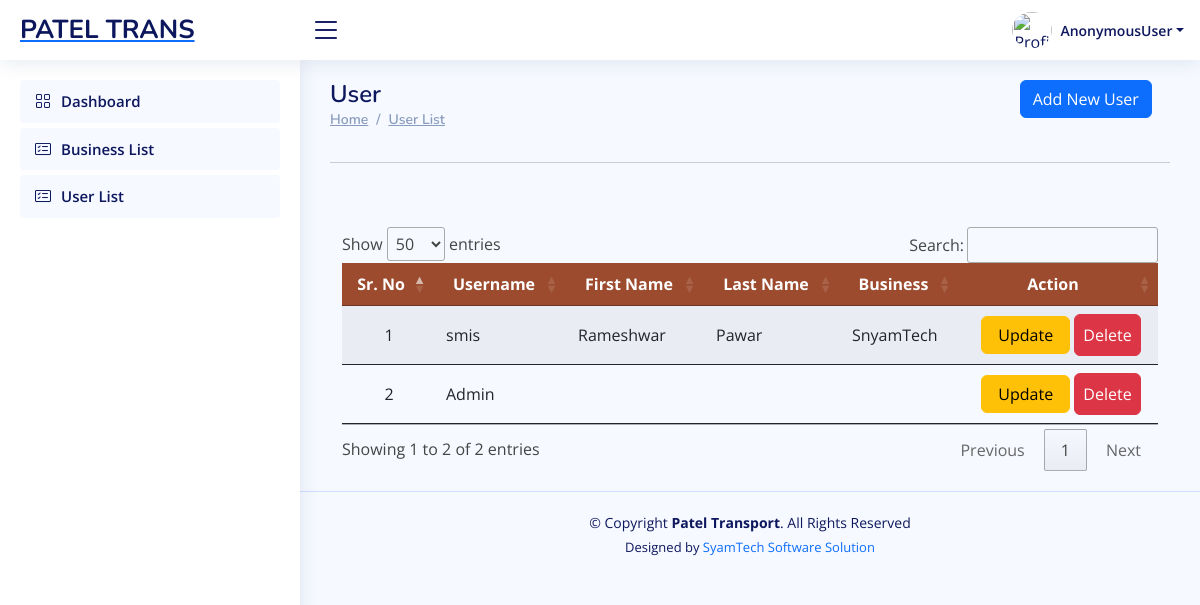
Page /developer/user_list/ on the earlier database version.
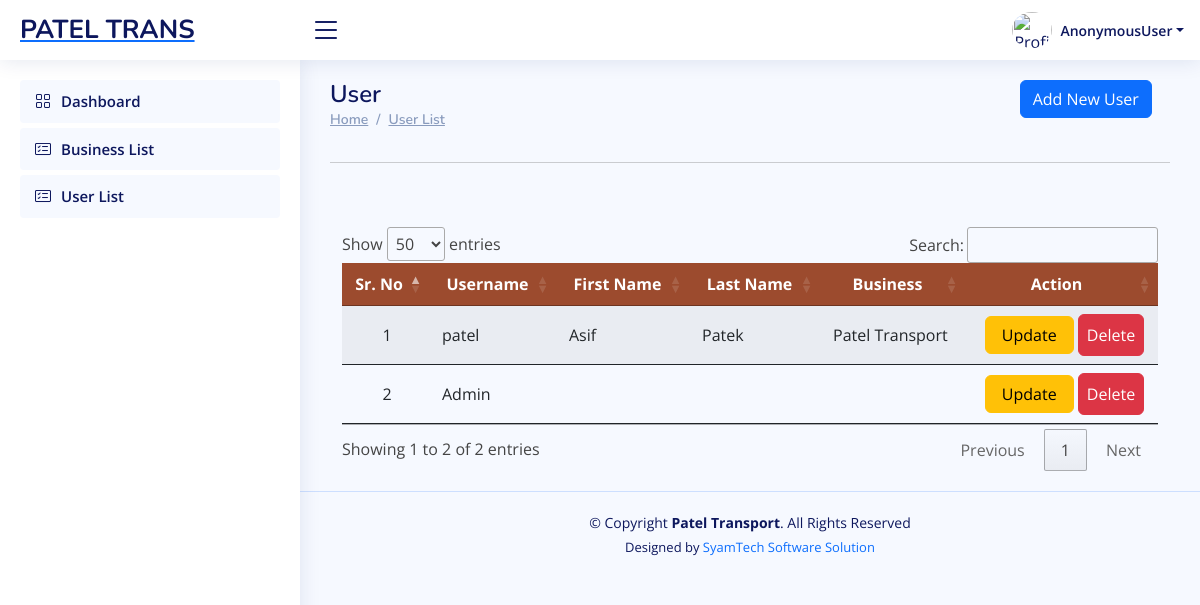
Same page on the later database version.
### Developer/models.py (models this page shows)
class CustomUser(AbstractUser):
    business = models.ForeignKey(Business, on_delete=models.CASCADE, null=True, blank=True)
    is_business=models.BooleanField(default=True)

class Business(models.Model):
    business_name = models.CharField(max_length=100)
    business_label = models.CharField(max_length=15)
    mobile_number = models.CharField(max_length=15)
    alternate_mobile_number = models.CharField(max_length=15, null=True, blank=True)
    address = models.TextField(null=True, blank=True)
    email = models.EmailField(unique=True, null=True, blank=True)
    business_number=models.CharField(max_length=50, null=True, blank=True)
    created_at = models.DateTimeField(auto_now_add=True)
    updated_at = models.DateTimeField(auto_now=True)
    def __str__(self):
        return self.business_name

### Developer/views.py (the view)
# urls.py: path('user_list/', user_list, name='developer_user_list'),
def user_list(request):
    form=CustomUserForm()
    rec=CustomUser.objects.select_related('business').order_by('-id')
    return render(request, 'developer_user_list.html',{'form':form,'rec':rec} )

### Developer/forms.py (shortened to what this page needs)
class CustomUserForm(UserCreationForm):
    class Meta:
        model = CustomUser
        fields = ("username",'first_name','last_name','business', "password1", "password2", 'is_active')

### Developer/templates/developer_user_list.html (shortened to what this page needs)
{% extends "developer_base.html" %}
{% load crispy_forms_tags %}
{% block content %}
<main id="main" class="main">
    <div class="row">
        <div class="col-sm-6">
            <div class="pagetitle">
                <h1>User</h1>
                <nav>
                    <ol class="breadcrumb">
                        <li class="breadcrumb-item"><a href="#">Home</a></li>
                        <li class="breadcrumb-item"><a href="#">User List </a></li>
                    </ol>
                </nav>
            </div>
        </div>
        <div class="col-sm-6">
            <div class="container" style="max-width:97%;">
                <div class="text-lg-end text-start">
                    <a href="#" class="btn btn-primary" data-toggle="modal"
                        data-target="#model_create"> Add New User</a>
                </div>
            </div>
        </div>
    </div>
    <section class="section dashboard">
<hr>
        <div class="container">
            <div class="row justify-content-center align-items-center">
                <div class="col-sm-12"> <br><br>
                    <div class="row">
                        <div class="container" style=" overflow:scroll;">
                            <table id="driver_table" class="table table-striped "
                                style="overflow:scroll; width:100%;min-width: max-content;">
                                <thead>
                                    <tr style="background:#9c4b2e;">
                                        <th scope="col" class="text-center text-white">Sr. No</th>
                                        <th scope="col" class="text-center text-white">Username</th>
                                        <th scope="col" class="text-center text-white">First Name</th>
                                        <th scope="col" class="text-center text-white">Last Name</th>
                                        <th scope="col" class="text-center text-white">Business</th>
                                        <th scope="col" class="text-center text-white">Action</th>
                                    </tr>
                                </thead>
                                <tbody>
                                    {% if rec %}
                                    {% for r in rec %}
                                    <tr>
                                        <td class="text-center">{{ forloop.counter }}</td>
                                        <td class="text-left">{{ r.username|default_if_none:"----"}} </td>
                                        <td class="text-left">{{ r.first_name|default_if_none:"----" }} </td>
                                        <td class="text-left">{{  r.last_name|default_if_none:"----" }}</td>
                                        <td class="text-left">{{  r.business.business_name|default_if_none:"----" }}</td>
                                        <td>
                                            <center>
                                                <a href="javascript:void(0);" data-url="{% url "developer_update_user" r.id %}" class="btn btn-warning    px-3" onclick="mini_window_2(this)">Update</a>
                                                <a href="{% url 'developer_delete_user' r.id %}" class="btn btn-danger px-2 py-2" onclick="confirmDelete(this); return false;">Delete</a>
                                            </center>
                                        </td>
                                    </tr>
                                    {% endfor %}
                                    {% endif %}
                                </tbody>
                            </table>
                        </div>
                    </div>
                </div>
            </div>
        </div>
</main>
{% endblock content %}

Differences in the rows shown:
removed CustomUser: username "smis", first_name "Rameshwar", last_name "Pawar", business.business_name "SnyamTech"
added CustomUser: username "patel", first_name "Asif", last_name "Patek", business.business_name "Patel Transport"
